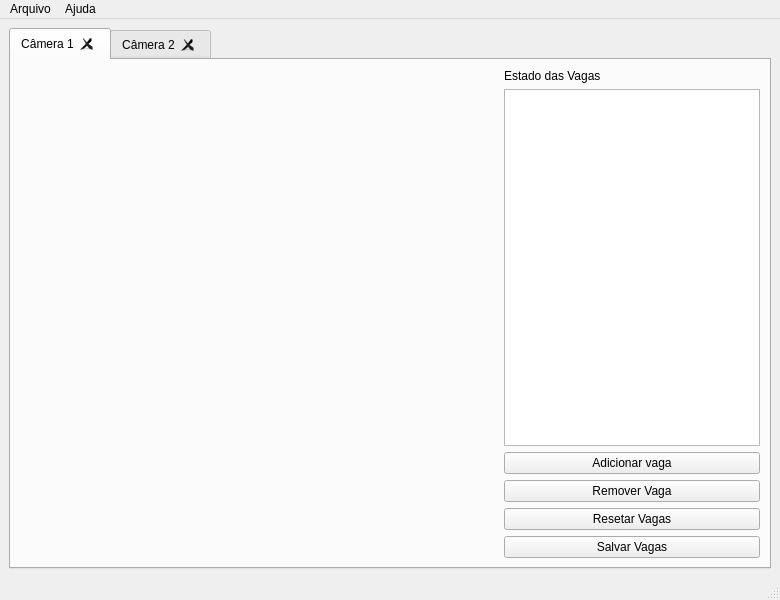
<?xml version="1.0" encoding="UTF-8"?>
<ui version="4.0">
 <class>MainWindow</class>
 <widget class="QMainWindow" name="MainWindow">
  <property name="geometry">
   <rect>
    <x>0</x>
    <y>0</y>
    <width>780</width>
    <height>600</height>
   </rect>
  </property>
  <property name="windowTitle">
   <string>MainWindow</string>
  </property>
  <widget class="QWidget" name="centralwidget">
   <layout class="QHBoxLayout" name="horizontalLayout">
    <item>
     <layout class="QGridLayout" name="gridLayout_2">
      <item row="0" column="0">
       <widget class="QTabWidget" name="tabWidget">
        <property name="currentIndex">
         <number>0</number>
        </property>
        <property name="tabsClosable">
         <bool>true</bool>
        </property>
        <property name="movable">
         <bool>false</bool>
        </property>
        <widget class="QWidget" name="tab">
         <attribute name="title">
          <string>Câmera 1</string>
         </attribute>
         <layout class="QGridLayout" name="gridLayout">
          <item row="2" column="4">
           <widget class="QPushButton" name="pushButtonAddVaga">
            <property name="text">
             <string>Adicionar vaga</string>
            </property>
           </widget>
          </item>
          <item row="3" column="4">
           <widget class="QPushButton" name="pushButtonRmVaga">
            <property name="text">
             <string>Remover Vaga</string>
            </property>
           </widget>
          </item>
          <item row="4" column="4">
           <widget class="QPushButton" name="pushButtonRstVaga">
            <property name="text">
             <string>Resetar Vagas</string>
            </property>
           </widget>
          </item>
          <item row="0" column="4">
           <widget class="QLabel" name="labelEstadoVagas">
            <property name="text">
             <string>Estado das Vagas</string>
            </property>
           </widget>
          </item>
          <item row="1" column="4">
           <widget class="QListWidget" name="listWidgetEstadoVagas"/>
          </item>
          <item row="5" column="4">
           <widget class="QPushButton" name="pushButtonSaveVaga">
            <property name="text">
             <string>Salvar Vagas</string>
            </property>
           </widget>
          </item>
          <item row="1" column="1">
           <layout class="QHBoxLayout" name="horizontalLayout_5">
            <item>
             <spacer name="horizontalSpacer_2">
              <property name="orientation">
               <enum>Qt::Horizontal</enum>
              </property>
              <property name="sizeHint" stdset="0">
               <size>
                <width>40</width>
                <height>20</height>
               </size>
              </property>
             </spacer>
            </item>
            <item>
             <spacer name="horizontalSpacer">
              <property name="orientation">
               <enum>Qt::Horizontal</enum>
              </property>
              <property name="sizeHint" stdset="0">
               <size>
                <width>40</width>
                <height>20</height>
               </size>
              </property>
             </spacer>
            </item>
            <item>
             <widget class="QLabel" name="labelImage">
              <property name="text">
               <string/>
              </property>
             </widget>
            </item>
           </layout>
          </item>
          <item row="1" column="2">
           <spacer name="horizontalSpacer_3">
            <property name="orientation">
             <enum>Qt::Horizontal</enum>
            </property>
            <property name="sizeHint" stdset="0">
             <size>
              <width>40</width>
              <height>20</height>
             </size>
            </property>
           </spacer>
          </item>
          <item row="1" column="3">
           <spacer name="horizontalSpacer_4">
            <property name="orientation">
             <enum>Qt::Horizontal</enum>
            </property>
            <property name="sizeHint" stdset="0">
             <size>
              <width>40</width>
              <height>20</height>
             </size>
            </property>
           </spacer>
          </item>
         </layout>
        </widget>
        <widget class="QWidget" name="tab_2">
         <attribute name="title">
          <string>Câmera 2</string>
         </attribute>
        </widget>
       </widget>
      </item>
     </layout>
    </item>
   </layout>
  </widget>
  <widget class="QMenuBar" name="menubar">
   <property name="geometry">
    <rect>
     <x>0</x>
     <y>0</y>
     <width>780</width>
     <height>25</height>
    </rect>
   </property>
   <widget class="QMenu" name="menuArquivo">
    <property name="title">
     <string>Arquivo</string>
    </property>
    <addaction name="actionSalvar_Vagas"/>
    <addaction name="actionAbrir_Camera"/>
   </widget>
   <widget class="QMenu" name="menuAjuda">
    <property name="title">
     <string>Ajuda</string>
    </property>
   </widget>
   <addaction name="menuArquivo"/>
   <addaction name="menuAjuda"/>
  </widget>
  <widget class="QStatusBar" name="statusbar"/>
  <action name="actionSalvar_Vagas">
   <property name="text">
    <string>Salvar Vagas</string>
   </property>
  </action>
  <action name="actionAbrir_Camera">
   <property name="text">
    <string>Abrir Câmera</string>
   </property>
  </action>
 </widget>
 <resources/>
 <connections/>
</ui>
